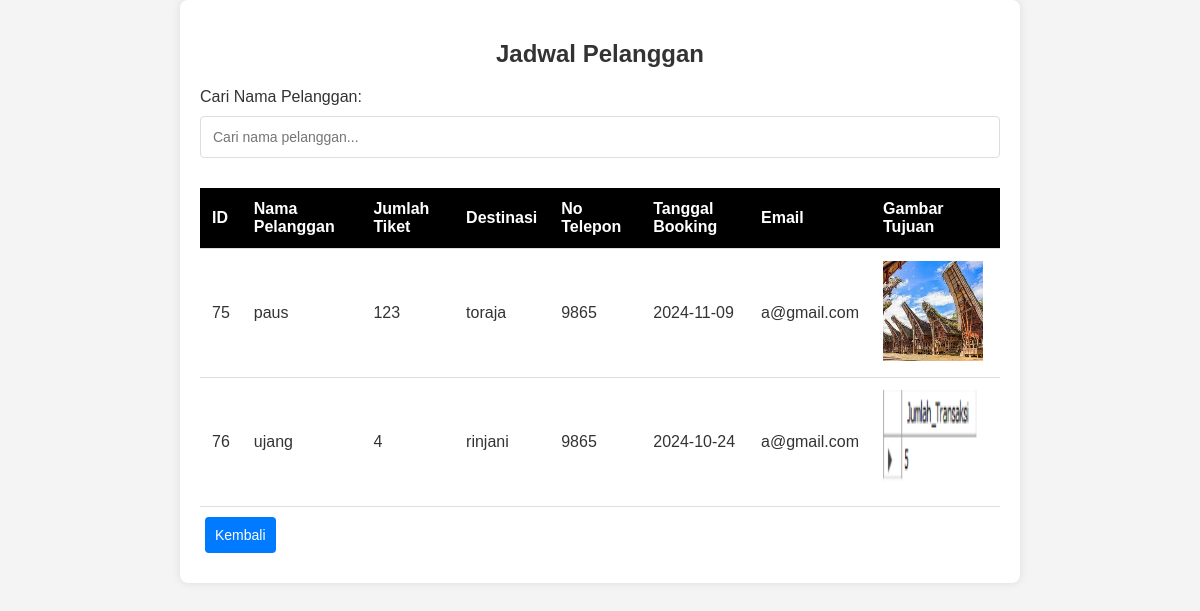
Screenshot of /lanjutan/jadwal.php with the database file from the repository.
### tables this page shows
CREATE TABLE `data_pelanggan` (
  `id` int(11) NOT NULL,
  `nama pelanggan` varchar(50) NOT NULL,
  `jumlah tiket` int(11) NOT NULL,
  `Destinasi` varchar(100) NOT NULL,
  `No_Telepon` int(11) NOT NULL,
  `Tanggal booking` date NOT NULL,
  `email` varchar(100) NOT NULL,
  `gambar` longblob NOT NULL
);

### lanjutan/jadwal.php (the view, shortened to what this page needs)
<?php
include 'dbpelanggan.php';
$search = isset($_GET['search']) ? trim($_GET['search']) : '';
$sql = "SELECT * FROM data_pelanggan WHERE `nama pelanggan` LIKE ?";
$stmt = $conn->prepare($sql);
$searchParam = '%' . $search . '%';
$stmt->bind_param('s', $searchParam);
$stmt->execute();
$result = $stmt->get_result();
?>
<!DOCTYPE html>
<html lang="id">
<head>
    <link rel="stylesheet" type="text/css" href="p.css">
</head>
<body>
<div class="container">
    <h2>Jadwal Pelanggan</h2>
    <form method="GET" id="searchForm">
        <label for="searchInput">Cari Nama Pelanggan:</label>
        <input type="text" id="searchInput" name="search" placeholder="Cari nama pelanggan..." onkeyup="liveSearch()">
    </form>
    <table>
        <thead>
            <tr>
                <th>ID</th>
                <th>Nama Pelanggan</th>
                <th>Jumlah Tiket</th>
                <th>Destinasi</th>
                <th>No Telepon</th>
                <th>Tanggal Booking</th>
                <th>Email</th>
                <th>Gambar Tujuan</th>
            </tr>
        </thead>
        <tbody>
            <?php while($row = $result->fetch_assoc()): ?>
            <tr>
                <td><?= htmlspecialchars($row['id']) ?></td>
                <td><?= htmlspecialchars($row['nama pelanggan']) ?></td>
                <td><?= htmlspecialchars($row['jumlah tiket']) ?></td>
                <td><?= htmlspecialchars($row['Destinasi']) ?></td>
                <td><?= htmlspecialchars($row['No_Telepon']) ?></td>
                <td><?= htmlspecialchars($row['Tanggal booking']) ?></td>
                <td><?= htmlspecialchars($row['email']) ?></td>
                <td>
                    <?php if (!empty($row['gambar'])): ?>
                        <img src="destinasi/<?= htmlspecialchars($row['gambar']) ?>" width="100" height="100">
                    <?php else: ?>
                        Tidak ada gambar
                    <?php endif; ?>
                </td>
            </tr>
            <?php endwhile; ?>
        </tbody>
    </table>
    <button onclick="location.href='tampilan.php'">Kembali</button>
</div>
</body>
</html>

### lanjutan/p.css (style rules this page uses)
body { font-family: 'Arial', sans-serif; background-color: #f4f4f4; color: #333; margin: 0; padding: 0; }
h2 { text-align: center; margin: 20px 0; }
.container { max-width: 800px; margin: auto; background: #fff; padding: 20px; border-radius: 8px; box-shadow: 0 0 10px rgba(0, 0, 0, 0.1); }
form { display: flex; flex-direction: column; }
input[type="text"], input[type="number"], input[type="date"], input[type="email"], input[type="submit"] { padding: 12px; margin: 10px 0; border: 1px solid #ddd; border-radius: 4px; font-size: 14px; }
table { width: 100%; border-collapse: collapse; margin-top: 20px; }
th, td { padding: 12px; text-align: left; border-bottom: 1px solid #ddd; }
th { background-color: black; color: white; }
button { padding: 10px; margin: 10px 5px; border: none; border-radius: 4px; background-color: #007BFF; color: white; cursor: pointer; font-size: 14px; transition: background-color 0.3s; }

### rows the page displays
data_pelanggan: id "75", nama pelanggan "paus", jumlah tiket "123", Destinasi "toraja", No_Telepon "9865", Tanggal booking "2024-11-09", email "a@gmail.com", gambar (picture)
data_pelanggan: id "76", nama pelanggan "ujang", jumlah tiket "4", Destinasi "rinjani", No_Telepon "9865", Tanggal booking "2024-10-24", email "a@gmail.com", gambar (picture)
